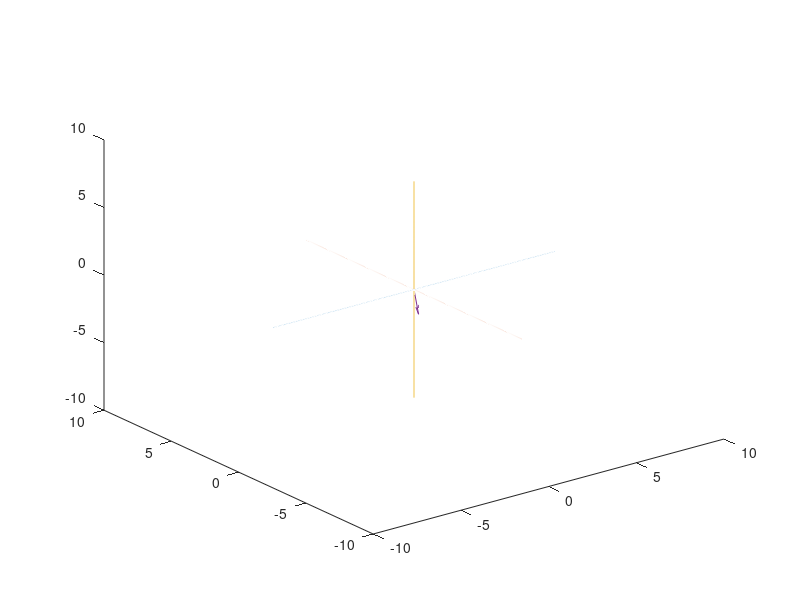

Source code (MATLAB): (Note: this script raises an error after producing the figure.)
function Min_Max_Right_NoInstance_CSVRead()
Data = csvread('RightArmMotionData.csv', 1,0);

Time = Data(1:end, 1);
Size = length(Time);
%--------------------------------------------------------------------------
%Arm_1 Vector Length
Arm_1 = Data(1:end, 2);

%Arm_2 Vector Length
Arm_2 = Data(1:end, 5);

%Arm_3 Vector Length
Arm_3 = Data(1:end, 8);


%--------------------------------------------------------------------------

%Arm 1------------------------------------------
%Phi Angle Setter
Upper_Arm_Phi = Data(1:end, 3);
[UAPmax, Upper_Arm_Phi_max] = max(Upper_Arm_Phi);
[UAPmin, Upper_Arm_Phi_min] = min(Upper_Arm_Phi);
Upper_Arm_Phi = pi/180*Upper_Arm_Phi;

%Theta Angle Setter
Upper_Arm_Theta = Data(1:end, 4);
[UATmax, Upper_Arm_Theta_max] = max(Upper_Arm_Theta);
[UATmin, Upper_Arm_Theta_min] = min(Upper_Arm_Theta);
Upper_Arm_Theta = pi/180*Upper_Arm_Theta;

%Arm 2------------------------------------------
%Phi Angle Setter
Forearm_Phi = Data(1:end, 6);
[FPmax, Forearm_Phi_max] = max(Forearm_Phi);
[FPmin, Forearm_Phi_min] = min(Forearm_Phi);
Forearm_Phi = pi/180*Forearm_Phi;

%Theta Angle Setter
Forearm_Theta = Data(1:end, 7);
[FTmax, Forearm_Theta_max] = max(Forearm_Theta);
[FTmin, Forearm_Theta_min] = min(Forearm_Theta);
Forearm_Theta = pi/180*Forearm_Theta;
%Arm 3------------------------------------------
%Phi Angle Setter
Hand_Phi = Data(1:end, 9);
[HPmax, Hand_Phi_max] = max(Hand_Phi);
[HPmin, Hand_Phi_min] = min(Hand_Phi);
Hand_Phi = pi/180*Hand_Phi;

%Theta Angle Setter
Hand_Theta = Data(1:end, 10);
[HTmax, Hand_Theta_max] = max(Hand_Theta);
[HTmin, Hand_Theta_min] = min(Hand_Theta);
Hand_Theta = pi/180*Hand_Theta;





%--------------------------------------------------------------------------
%Conversion from Spherical to Rectangular Coordinates 
%Arm 1
x_1 = Arm_1.*sin(Upper_Arm_Phi).*cos(Upper_Arm_Theta);
y_1 = Arm_1.*sin(Upper_Arm_Phi).*sin(Upper_Arm_Theta);
z_1 = Arm_1.*cos(Upper_Arm_Phi);

%Arm 2
x_2 = Arm_2.*sin(Forearm_Phi).*cos(Forearm_Theta);
y_2 = Arm_2.*sin(Forearm_Phi).*sin(Forearm_Theta);
z_2 = Arm_2.*cos(Forearm_Phi);

%Arm 3
x_3 = Arm_3.*sin(Hand_Phi).*cos(Hand_Theta);
y_3 = Arm_3.*sin(Hand_Phi).*sin(Hand_Theta);
z_3 = Arm_3.*cos(Hand_Phi);


%--------------------------------------------------------------------------
%Line/Axis Plots 
t1a = -8:.01:8;
t1b = 0*t1a;
t1c = 0*t1a;

t2b = -8:.01:8;
t2a = 0*t2b;
t2c = 0*t2b;

t3c = -8:.01:8;
t3a = 0*t3c;
t3b = 0*t3c;

%--------------------------------------------------------------------------
%Graphing loop
for j = 1:Size
    %Plot Axes
    plot3(t1a, t1b, t1c);
    hold on
    plot3(t2a, t2b, t2c);
    hold on
    plot3(t3a, t3b, t3c);
    hold on
    
    %Coordinate Set
    %Arm 1
    x2_begin_1 = 0;
    y2_begin_1 = 0;
    z2_begin_1 = 0;
    
    x2_1 = x_1(j);
    y2_1 = y_1(j);
    z2_1 = z_1(j);
    
    %Arm_2
    x2_begin_2 = x2_1;
    y2_begin_2 = y2_1;
    z2_begin_2 = z2_1;
    
    x2_2 = x_2(j) + x2_begin_2;
    y2_2 = y_2(j) + y2_begin_2;
    z2_2 = z_2(j) + z2_begin_2;
    
    %Arm_3
    x2_begin_3 = x2_2;
    y2_begin_3 = y2_2;
    z2_begin_3 = z2_2;
    
    x2_3 = x_3(j) + x2_begin_3;
    y2_3 = y_3(j) + y2_begin_3;
    z2_3 = z_3(j) + z2_begin_3;
    
    %Arm_1
    q_1 = quiver3([x2_begin_1],[y2_begin_1],[z2_begin_1],[x2_1],[y2_1],[z2_1]);
    switch(j)
        case Upper_Arm_Phi_max
            q_1.Color = 'blue';
        case Upper_Arm_Phi_min
            q_1.Color = 'red';
        case Upper_Arm_Theta_max
            q_1.Color = 'green';
        case Upper_Arm_Theta_min
            q_1.Color = 'm';
        otherwise
            q_1.Color = 'black';
    end
    q_1.LineWidth = 10;
    q_1.Marker = 'h';
    q_1.MarkerSize = 20;
    q_1.MarkerFaceColor = 'blue';
    q_1.MarkerEdgeColor = 'blue';
    q_1.ShowArrowHead = 'off';
    q_1.AlignVertexCenters = 'on';
    hold on
    
    %Arm_2
    q_2 = quiver3([x2_begin_2],[y2_begin_2],[z2_begin_2],[x2_2],[y2_2],[z2_2]);
    switch(j)
        case Forearm_Phi_max
            q_2.Color = 'blue';
        case Forearm_Phi_min
            q_2.Color = 'red';
        case Forearm_Theta_max
            q_2.Color = 'green';
        case Forearm_Theta_min
            q_2.Color = 'm';
        otherwise
            q_2.Color = 'black';
    end
    q_2.LineWidth = 10;
    q_2.Marker = 'h';
    q_2.MarkerSize = 20;
    q_2.MarkerFaceColor = 'blue';
    q_2.MarkerEdgeColor = 'blue';
    q_2.ShowArrowHead = 'off';
    q_2.AlignVertexCenters = 'on';
    hold on
    
    %Arm_3
    q_3 = quiver3([x2_begin_3],[y2_begin_3],[z2_begin_3],[x2_3],[y2_3],[z2_3]);
    switch(j)
        case Hand_Phi_max
            q_3.Color = 'blue';
        case Hand_Phi_min
            q_3.Color = 'red';
        case Hand_Theta_max
            q_3.Color = 'green';
        case Hand_Theta_min
            q_3.Color = 'm';
        otherwise 
            q_3.Color = 'black';
    end
    q_3.LineWidth = 10;
    q_3.Marker = 'h';
    q_3.MarkerSize = 20;
    q_3.MarkerFaceColor = 'blue';
    q_3.MarkerEdgeColor = 'blue';
    q_3.ShowArrowHead = 'on';
    q_3.AlignVertexCenters = 'on';
    hold on
    
    axis([-5 5 -5 5 -5 5])
    drawnow
    pause(.005)
    hold off
end

%Table Var Names - for min and max export
Upper_Arm_Phi = [UAPmax; Upper_Arm_Phi_max; UAPmin; Upper_Arm_Phi_min];
Upper_Arm_Theta = [UATmax; Upper_Arm_Theta_max; UATmin; Upper_Arm_Theta_min];
Forearm_Phi = [FPmax;Forearm_Phi_max;FPmin; Forearm_Phi_min];
Forearm_Theta = [FTmax;Forearm_Theta_max; FTmin; Forearm_Theta_min];
Hand_Phi = [HPmax; Hand_Phi_max; HPmin; Hand_Phi_min];
Hand_Theta = [HTmax; Hand_Theta_max; HTmin; Hand_Theta_min];

RowNames = {'Max'; 'Time Index # at which Max occurred'; 'Min'; 'Time Index # at which Min occurred'};


%Make and export CSV file with Min and Max values
T = table(Upper_Arm_Phi, Upper_Arm_Theta, Forearm_Phi, Forearm_Theta, Hand_Phi, Hand_Theta, 'RowNames', RowNames);
writetable(T, 'RightArmMotion_Min_Max_Data.csv', 'WriteRowNames', true);

%Type out CSV file in Command Window
%type 'RightArmMotion_Min_Max_Data.csv'

